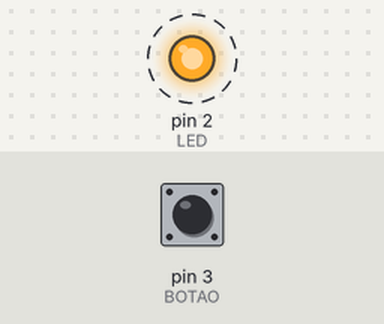
Simulated run of this sketch. Board: Arduino Uno, built with avr-gcc and run on an emulated ATmega328P. On the bench: output pins drawn as LEDs (lit = HIGH). Dashed ring = blinking. Inputs (shaded band) come from the test bench; at power-on: pin 3 (BOTAO) LOW.

Above: at 0.15 s.
Timing chart, 0 to 3.0 s (numbered marks = the images above):
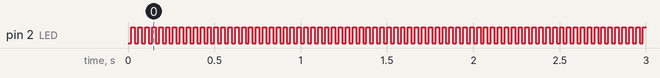

Measured:
- by itself, pin 2 (LED): alternates HIGH for 0.02 s and LOW for 0.02 s

The sketch:

codigo.ino
```cpp
int LED = 2;
int BOTAO = 3;
int estado_botao = 0;
int VAR = 0;
int VAR2 = 0;

void setup()
{
  pinMode(LED, OUTPUT);//led vermelho
  pinMode(BOTAO, INPUT);

}
void loop()
{
  VAR = digitalRead(BOTAO);
  if(VAR ==1 && VAR2 == 0);
  {
    estado_botao = 1 - estado_botao;
    delay(20);
  }
  VAR2=VAR;
  if(estado_botao == 1){
    digitalWrite(LED, 1);
  }
  else
  {
    digitalWrite(LED, 0);
  }
}
```
